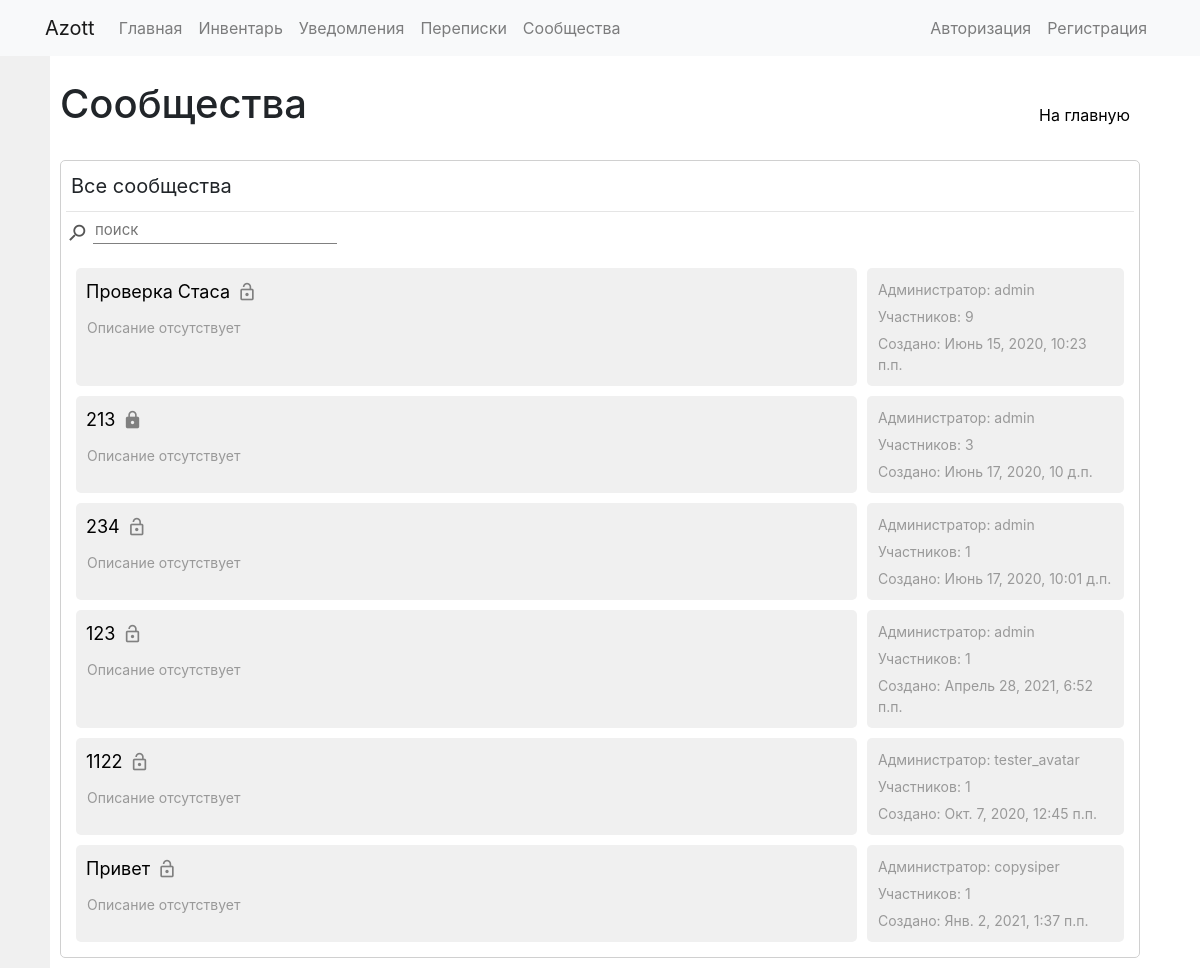
The app's page /groups/ with its own data.
### communities/models.py (models this page shows, shortened)
class Group(models.Model):
	groupname = models.CharField(max_length=40)
	image = models.ImageField(upload_to='groups/groupimages', default=False)
	slug = models.SlugField(max_length=40, unique=True)
	description = models.TextField(blank=True)
	public = models.BooleanField(default=True)
	allowarticles = models.IntegerField(default=2)
	pubdate = models.DateTimeField('date published', default=datetime.now)
	admin = models.ForeignKey(User, on_delete=models.CASCADE, null=True, blank=True, related_name='groups_admins')
	editors = models.ManyToManyField(User, blank=True, related_name='groups_editors')
	subscribers = models.ManyToManyField(User, blank=True, related_name='groups_subs')
	subrequests = models.ManyToManyField(User, blank=True, related_name='groups_requests')
	banned = models.ManyToManyField(User, blank=True, related_name='groups_banned')
	rating = models.FloatField(null=True, blank=True, default=0)
	def __str__(self):
		return self.groupname

### communities/views.py (the view)
# urls.py: 2. Add a URL to urlpatterns:  path('', views.home, name='home')
def home(request):
    groups = Group.objects.annotate(members=models.Count('subscribers') + models.Count('editors')).order_by('-members')
    context = {'groups': groups}
    return render(request, 'communities/base.html', context)

### communities/templates/communities/base.html (shortened to what this page needs)
{% extends "base_general.html" %}
{% load static %}
{% block links %}
  <link rel="stylesheet" href="{% static 'communities/css/style.css' %}"/>
{% endblock %}
{% block content %}
  <div class="inline-wrapper">
    <h1>Сообщества</h1>
    <a class="button1" href="../">На главную</a>
  </div>
  <br>
  <div class="plate">
    <div class="inline-wrapper" id="table_buttons">
      {% if request.user.is_authenticated %}
        <div class="button0 button0-active" onclick="showgroups('groups_list', this)">Все сообщества</div>
        <div class="button0" onclick="showgroups('admin_groups_list', this)">Вы администратор {{ request.user.groups_admins.count }}</div>
        <div class="button0" onclick="showgroups('subs_groups_list', this)">Вы подписаны {{ request.user.groups_subs.count }}</div>
        <div class="button0" onclick="showgroups('editors_groups_list', this)">Вы редактор {{ request.user.groups_editors.count }}</div>
        <div class="button0" onclick="showgroups('banned_groups_list', this)">Вы заблокированы {{ request.user.groups_banned.count }}</div>
        <div class="button0" onclick="showgroups('requests_groups_list', this)">Заявки {{ request.user.groups_requests.count }}</div>
      {% else %}
        <div class="text1">Все сообщества</div>
      {% endif %}
    </div>
    <hr>
    <div class="inline-wrapper">
      <div class="inline-wrapper">
        <i class="material-icons icon2 flip-vertical" style="margin-top: 5px; margin-right: 5px;">search</i>
        <input id="main_groups_search" class="input2" type="text" placeholder="поиск" onkeyup="searchlist('groups_list', this.value)">
      </div>
    </div>
    <br>
    <div id='groups_list' class="main_groups_list" style="margin-right: 10px; margin-left: 10px;">
      {% for group in groups %}
        <div class="inline-wrapper" name='{{ group }}'>
          <div class="solid" style="width: calc(75% - 5px);">
            <div class="inline-wrapper">
              <div class="inline-wrapper">
                <div class="text2-1"><a class="link1" href="{{ group.slug }}">{{ group }}</a></div>
                {% if group.public %}
                  <i class="material-icons icon3-1" title="открытое сообщество">lock_open</i>
                {% else %}
                  <i class="material-icons icon3-1" title="закрытое сообщество">lock</i>
                {% endif %}
              </div>
            </div>
            {% if group.description %}
              <div class="text3">{{ group.description }}</div>
            {% else %}
              <div class="text3">Описание отсутствует</div>
            {% endif %}
          </div>
          <div class="solid" style="width: calc(25% - 5px);">
            <div class="text3">Администратор: {{ group.admin }}</div>
            <div class="text3">Участников: {{ group.subscribers.count|add:group.editors.count|add:1 }}</div>
            <div class="text3">Создано: {{ group.pubdate }}</div>
          </div>
        </div>
      {% empty %}
        <div class="text2">Здесь ничего нет</div>
      {% endfor %}
    </div>
  </div>
{% endblock %}

### static/communities/css/style.css (style rules this page uses)
hr { margin: 5px 0px; }
html { overflow-y: scroll; }
* { box-sizing: border-box; text-decoration: none; outline: none; list-style-type: none; height: auto; word-wrap: break-word; }
a { color: black; text-decoration: none; }
i, img, .button0, .button0-1, .button1, .button2, .button3 { -webkit-touch-callout: none; -webkit-user-select: none; -khtml-user-select: none; -moz-user-select: none; -ms-user-select: none; user-select: none; }
.plate { padding: 5px; border: 1px solid #D0D0D0; border-radius: 5px; margin-bottom: 10px; background-color: white; }
.solid { padding: 5px; background-color: #F0F0F0; border-radius: 5px; margin-bottom: 10px; }
.inline-wrapper { display: flex; justify-content: space-between; }
.text1 { margin: 5px; font-size: 20px; white-space: pre-line; }
.text2-1 { margin: 5px; font-size: 18px; white-space: pre-line; }
.text3 { margin: 6px; font-size: 14px; color: #999; white-space: pre-line; }
.button1 { text-align: center; min-height: 40px; padding: 7px 10px; border-radius: 10px; cursor: pointer; transition: 0.2s; margin-top: auto; }
.input2 { font-size: 15px; min-width: 100px; border: none; border-bottom: 1px solid grey; }
.flip-vertical { -moz-transform: scale(-1, 1); -webkit-transform: scale(-1, 1); -o-transform: scale(-1, 1); transform: scale(-1, 1); filter: FlipH; -ms-filter: "FlipH"; }
.icon2 { color: #555; font-size: 22px; }
.icon3-1 { color: grey; font-size: 20px; border-radius: 5px; margin: 9px 2px; }

### records on screen
Group: groupname "Проверка Стаса", public True (drawn), description "Описание отсутствует", admin "admin", subscribers.count|add "9", pubdate "Июнь 15, 2020, 10:23 п.п."
Group: groupname "213", public False (drawn), description "Описание отсутствует", admin "admin", subscribers.count|add "3", pubdate "Июнь 17, 2020, 10 д.п."
Group: groupname "234", public True (drawn), description "Описание отсутствует", admin "admin", subscribers.count|add "1", pubdate "Июнь 17, 2020, 10:01 д.п."
Group: groupname "123", public True (drawn), description "Описание отсутствует", admin "admin", subscribers.count|add "1", pubdate "Апрель 28, 2021, 6:52 п.п."
Group: groupname "1122", public True (drawn), description "Описание отсутствует", admin "tester_avatar", subscribers.count|add "1", pubdate "Окт. 7, 2020, 12:45 п.п."
Group: groupname "Привет", public True (drawn), description "Описание отсутствует", admin "copysiper", subscribers.count|add "1", pubdate "Янв. 2, 2021, 1:37 п.п."
